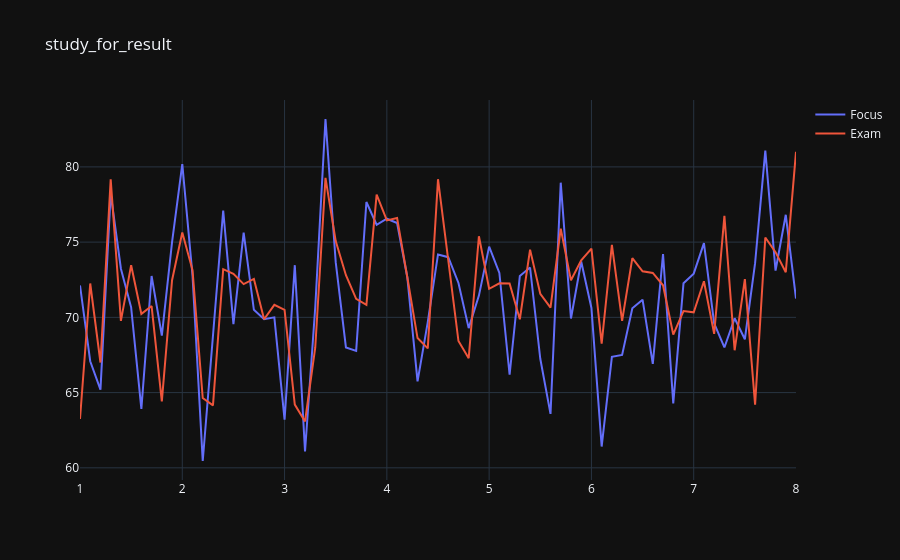

Notebook source saved alongside this figure:
### Code cell
study_for_result = df.groupby('Study_Hours')[['Focus_Level']].mean().join(
    df.groupby('Study_Hours')[['Exam_Score']].mean()
)

trace0 = go.Scatter(
    x=study_for_result.index,
    y=study_for_result.Focus_Level,
    name='Focus'
)

trace1 = go.Scatter(
    x=study_for_result.index,
    y=study_for_result.Exam_Score,
    name='Exam'
)

data = [trace0, trace1]
layout = {'title': 'study_for_result'}

fig = go.Figure(data=data, layout=layout)
iplot(fig, show_link=False);
